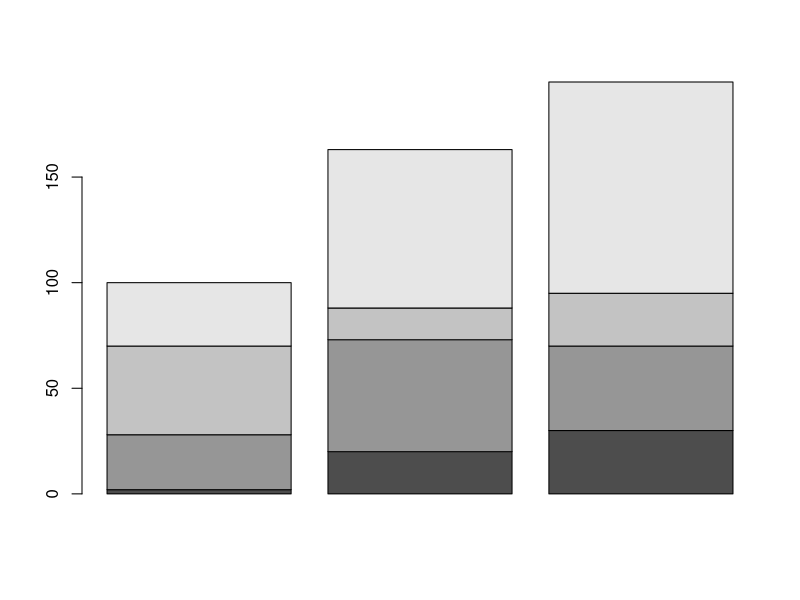
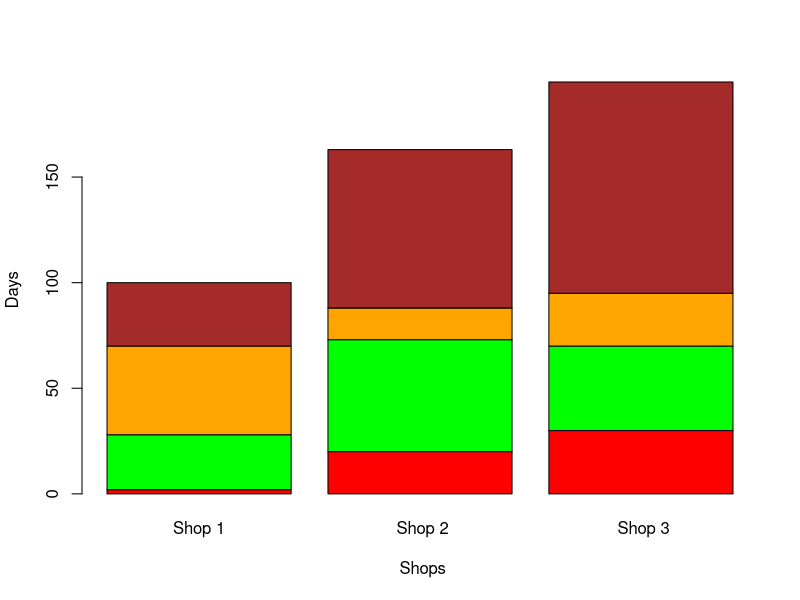
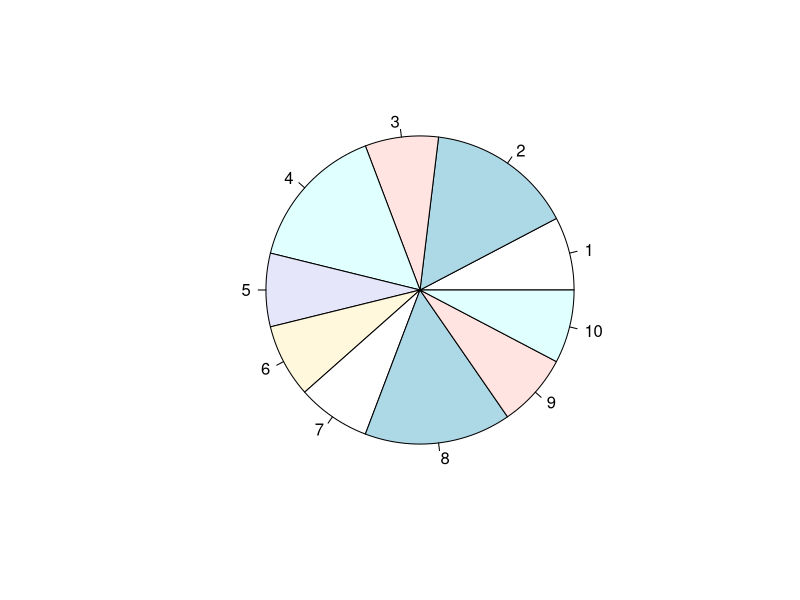
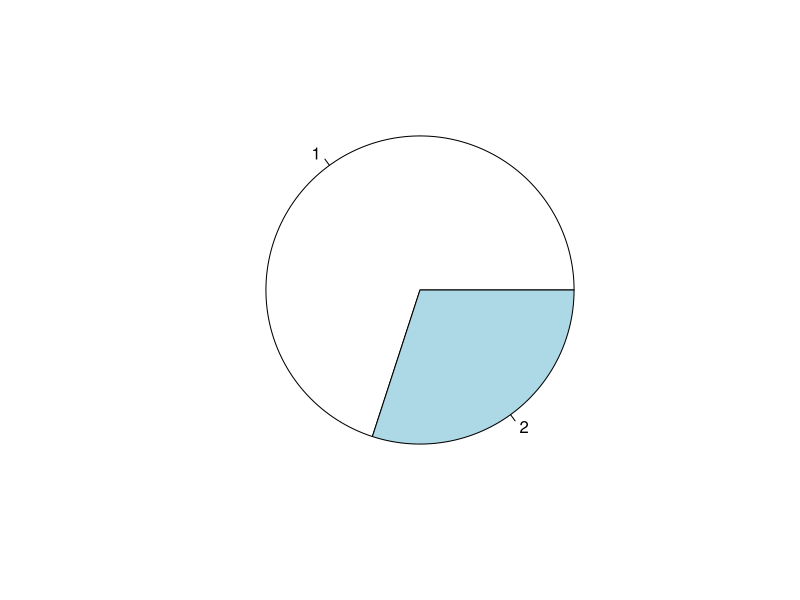
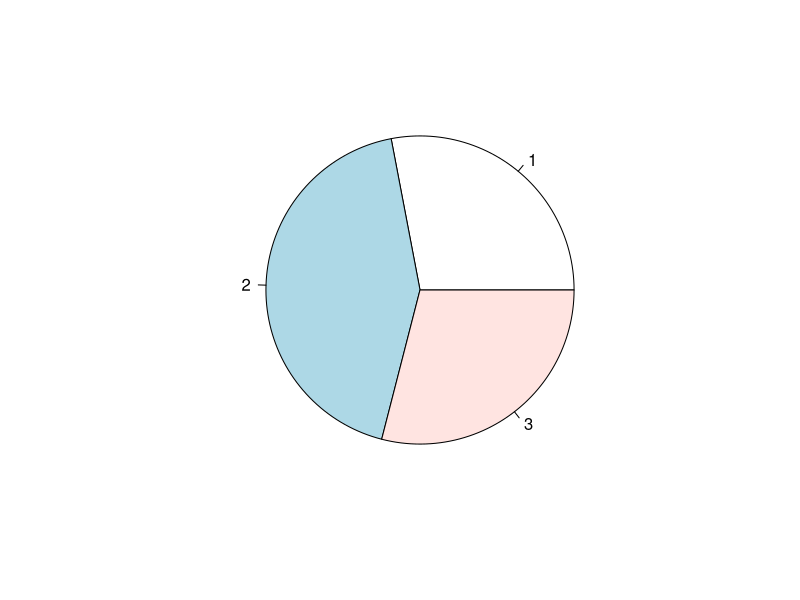
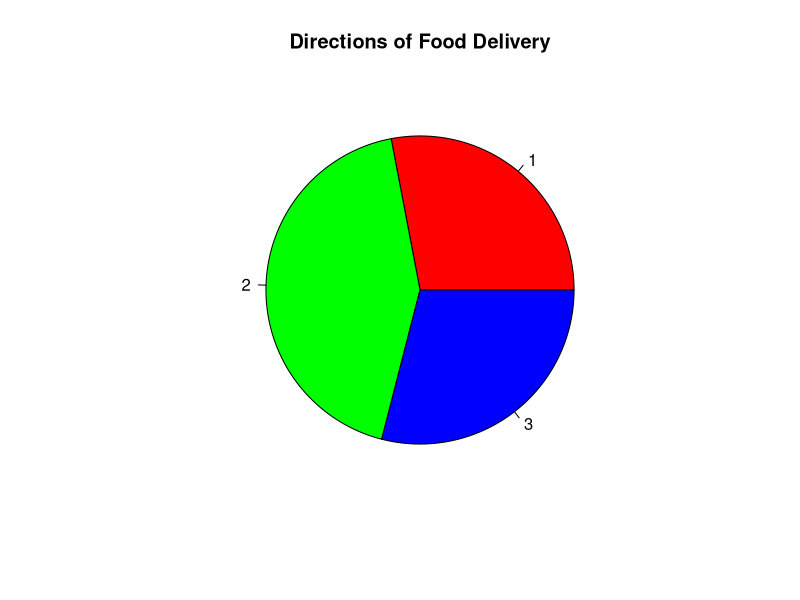
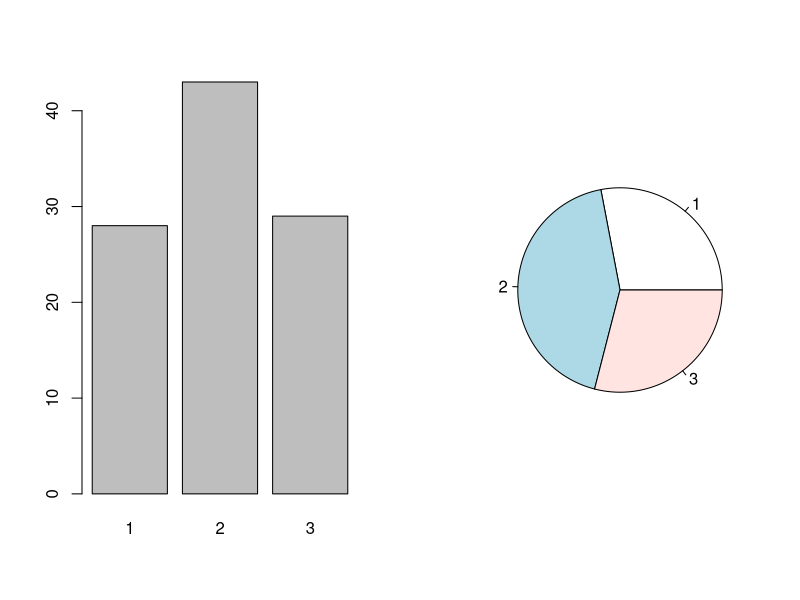
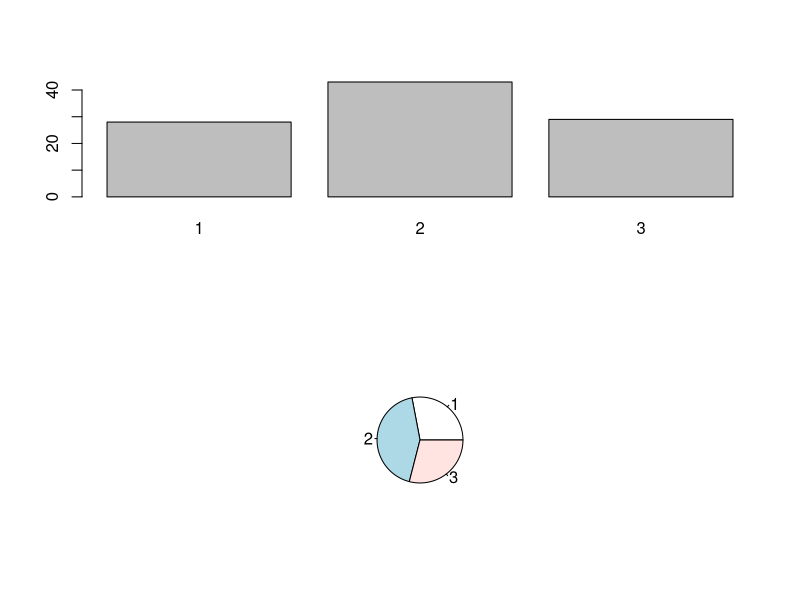

Write R code to recreate these figures, in order.
# bar diagram

cust = matrix(nrow = 4, ncol = 3, data = c(2, 20, 30, 26, 53 ,40, 42, 15, 25, 30, 75 ,100), byrow = T)

cust

barplot(cust)

barplot(cust, names.arg = c("Shop 1", " Shop 2", " Shop 3"), xlab = " Shops", ylab = "Days", col = c("red", "green", "orange", "brown"))


# pie diagram

gender = c(1, 2, 1, 2, 1 , 1, 1 , 2 , 1 , 1)

pie(gender)

pie(table(gender))

direction = c(1,1,2,1,2,3,2,2,3,3,3,1,2,3,2,2,3,1,1,3,3,1,2,
    1,3,3,3,2,2,2,2,1,2,2,1,1,1,3,2,2,1,2,3,2,2,1,
    2,3,3,2,1,2,2,3,1,1,2,1,2,3,2,3,2,2,3,1,2,3,3,3,
    2,1,1,1,2,1,1,2,1,2,3,3,1,2,3,3,2,1,2,3,2,1,3,
    2,2,2,2,3,2,2)

pie(table(direction))

pie(table(direction), col = c("red", "green", "blue"), main = "Directions of Food Delivery")

# combining graphics

par(mfrow = c(1, 2))

barplot(table(direction))

pie(table(direction))

par(mfrow = c(2, 1))

barplot(table(direction))

pie(table(direction))


# histogram

height = c(166,125,130,142,147,159,159,147,
           165,156,149,164,137,166,135,142,133,136,127,143,
           165,121,142,148,158,146,154,157,124,125,158,159,
           164,143,154,152,141,164,131,152,152,161,143,143,
           139,131,125,145,140,163)

hist(height)

hist(height, main = "Heights of people", col = "green", xlab = "Heights", ylab = "Number of People")

hist(height, main = "Heights of people", col = c("green", "red", "blue"), xlab = "Heights", ylab = "Number of People")
# shaded lines
hist(height, main = "Heights of people", col = "red", xlab = "Heights", ylab = "Number of People", density = 2)
# more shaded lines
hist(height, main = "Heights of people", col = "blue", xlab = "Heights", ylab = "Number of People", density = 10)
# changed angle for shading
# shaded lines
hist(height, main = "Heights of people", col = "red", xlab = "Heights", ylab = "Number of People", density = 8, angle = 100)


# associativity plots (bivariate plots)

par(mfrow = c(1, 1))

marks =
  c(337,316,327,340,374,330,352,353,370,380,384,398,413,428,430,438,439,479,460,450)

hours =
  c(23,25,26,27,30,26,29,32,33,34,35,38,39,42,43,44,45,46,44,41)
# simple
plot(hours, marks)
# lines
plot(hours, marks, "l")
# line and point
plot(hours, marks, "b")
# both but overplotted
plot(hours, marks, "o")
# histogram like
plot(hours, marks, "h")
# steps
plot(hours, marks, "s")
# markers and labels
plot(hours, marks, xlab = "Number of weekly hours", ylab = "Marks obtained", main = "Marks obtained vs Number of hours per week")


# matrix scatter plot
# simple
pairs(cbind(hours, marks))
# labels and colors
pairs(cbind(hours, marks), labels = c("Study hours", "Marks obtained"), col = "red")


# scatter plots with smooth curves

scatter.smooth(hours, marks)

scatter.smooth(hours, marks, lpars = list(col = "red", lwd = 3, lty = 3))


# 3d scatter plot

install.packages("scatterplot3d")
library(scatterplot3d)

height = c(100, 125, 145, 160, 170)

weight = c(30, 35, 50, 65 ,70)

age = c(10, 15, 20, 30, 35)

scatterplot3d(height, weight, age)
# angle
scatterplot3d(height, weight, age, angle = 120)
# color
scatterplot3d(height, weight, age, color = "red")

# perspective plot

x = seq(-10, 10, length = 30)

y = x

f = function(x, y) {r = sqrt(x^2 + y^2); 10 * sin(r)/r}

z=  outer(x, y, f)

z[is.na(z)] = 1

op = par(bg = "white")

persp(x, y, z, theta = 30, phi = 30, expand = 0.5, col = "lightblue")
# shading and labels
persp(x, y, z, theta = 30, phi = 30, expand = 0.5, col = "lightblue", ltheta = 120, shade = 0.75, ticktype = "detailed", xlab = "X", ylab = "Y", zlab = "Sinc( r )")


# example 1 sum of squares of (x / y)

rm(list = ls())

x = c(10, 20, 30)
y = c(1, 2, 3)

ex1 = function(x, y)
{
  n = length(x)
  x1 = 0
  y1 = 0
  z1 = 0
  
  for(i in 1:n)
  {
    x1[i] = x[i]^2
    y1[i] = y[i]^2
    z1[i] = (x[i]/y[i])^2
  }
  sum_sq_x = sum(x1)
  sum_sq_y = sum(y1)
  sum_sq_z = sum(z1)
  
  g = sum_sq_x / sum_sq_y
  h = sum_sq_z
  
  cat("The value of g and h are ", g, " and ", h, "\n")
}  


ex1(x, y)

x=c(67,87,26,85,6,45)
y=c(54,64,22,94,20,88)
ex1(x, y)


# example 2

rm(list = ls())

g = function(x, y) 
{
  (x + log(y)) / y
}

f = function(x,y)
{
  (((g(x,y))^2)/(5+(g(x,y))^3))*(exp(g(x,y)))^(2/3)
}

x = 10
y = 20
f(x, y)

x = 1896
y = 23454
f(x, y)

# example 3

rm(list = ls())

f = function(x)
{
  if(x>0) {exp((x+log(1+x^3))/x^2)}
  else if(x==0) {10}
  else {(2+x^3)/x}
}

h = function()
{
  x = seq(-1,5,by=0.2)
  y = 0
  for(i in 1:length(x))
  {
    y[i] = f(x[i])
  }
  plot(x,y,type = "l")
}

f(123)
f(-123)
f(0)
f(8)
f(-4)

h()
